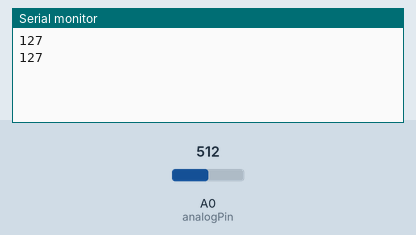
This sketch was run on a simulated Arduino Uno, built with avr-gcc and run on an emulated ATmega328P. Parts: the last lines printed to the serial monitor. Inputs (shaded band) come from the test bench; at power-on: A0 (analogPin) = 512.

Above: at 1.8 s.
1.9 s: A0 (analogPin) set to 716
At 2.8 s:
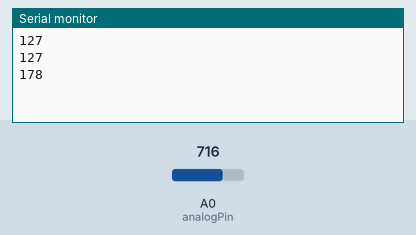
3.4 s: A0 (analogPin) set to 900
At 4.8 s:
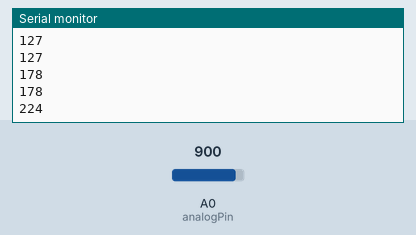
Timing chart, 0 to 6.4 s (numbered marks = the images above; inputs shaded):
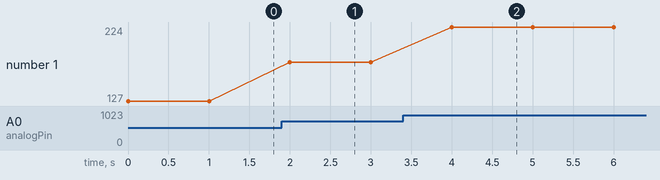

Measured:
- after the input at 1.9 s, the serial monitor: prints a new line after 0.10 s (image 1)
- after the input at 3.4 s, the serial monitor: prints a new line after 0.60 s (image 2)
- plotted number 1: 127 → 178 after the input at 1.9 s, 178 → 224 after the input at 3.4 s

The sketch:

voltageMeasure.ino
```cpp
int analogPin = A0;
int digitalPin = 2;

void setup() {
  pinMode(digitalPin, OUTPUT);
  Serial.begin(9600);
}

void loop() {
  int analogValue = analogRead(analogPin);
  int digitalValue = map(analogValue, 0, 1023, 0, 255); // convert analog value to digital (0-255)

  digitalWrite(digitalPin, HIGH); // send a signal to the Raspberry Pi to indicate that data is being sent
  Serial.print(digitalValue);
  Serial.write('\n'); // send a newline character to indicate the end of the data
  digitalWrite(digitalPin, LOW); // signal that the data transmission is complete

  delay(1000); // wait for one second before reading the voltage again
}
```
